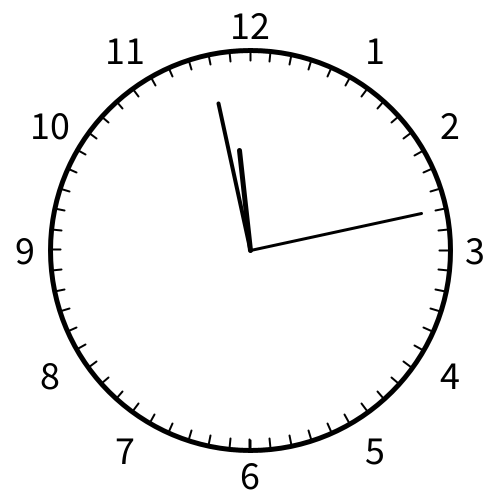
Frame 1 (no input)
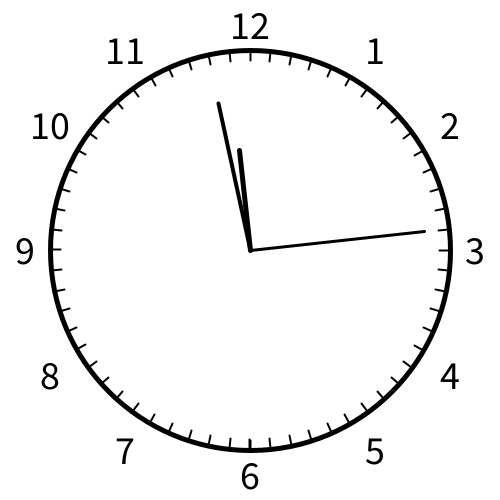
Frame 60 (the mouse pressed at the canvas centre just before this capture)
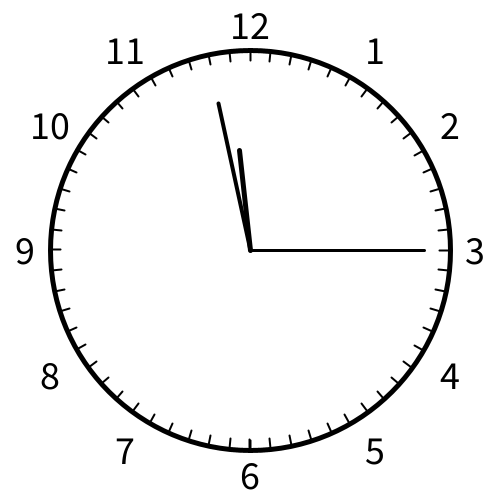
Frame 120 (the mouse held since frame 60 and released just before this capture)

The Processing sketch that drew these frames (run headless with seeded random() and noise(); from frame 60 on, the mouse is pressed at the canvas centre):

// Processing sketch: sketch_32
// ── sketch_32.pde
int hour;
int hourexact;
int minute;
int second;
float pi60 = TWO_PI / 60;
float pi12 = TWO_PI / 12;
float hourrotate;
float minuterotate;
float secondrotate;
String shour;
String sminute;
String ssecond;
boolean am;
String ampm;
int c = 0;
int type = 0;
void setup() {
  size(500,500);
}
void draw() {
  
  background(255);
  
  if (type == 0 || type == 2) {
    stroke(0);
    noFill();
    strokeWeight(5);
    ellipse(width/2,height/2,400,400);
    textAlign(CENTER,CENTER);
    textSize(40);
    fill(0);
    text("1",375,50);
    text("2",450,125);
    text("3",475,250);
    text("4",450,375);
    text("5",/*lol :P*/375,450);
    text("6",250,475);
    text("7",125,450);
    text("8",50,375);
    text("9",25,250);
    text("10",50,125);
    text("11",125,50);
    text("12",250,25); 
  }
  
  if (hour() <= 12) {
    am = true;
  }else{
    am = false;
  }
  
  hour = hour() % 12;
  minute = minute();
  second = second();
  
  shour = str(hour);
  sminute = str(minute);
  ssecond = str(second);
  
  if (am) {
    ampm = "AM";
  }else{
    ampm = "PM";
  }
  
  if (shour == "0") {
    shour = "12";
  }
  
  if (shour.length() == 1) {
    shour = "0" + shour;
  }
  if (sminute.length() == 1) {
    sminute = "0" + sminute;
  }
  if (ssecond.length() == 1) {
    ssecond = "0" + ssecond;
  }
  if (type == 1 || type == 2) {
    colorMode(HSB);
    textSize(50);
    fill(c, 255, 255);
    text(shour + ":" + sminute + ":" + ssecond + " " + ampm, width/2, height/3*2);
    c = c + 1;
    if (c >= 256) {
      c = 0;
    }
  }
  
  if (type == 0 || type == 2) {
  colorMode(RGB);
  
  translate(width/2,height/2);
  
  for (float d = 0; d < TWO_PI; d = d + pi60) {
    rotate(d);
    strokeWeight(2);
    stroke(0);
    
    line(0,200,0,190);
    
    rotate(TWO_PI - d);
  }
  
  //hour hand
  hourexact = (hour * 5) + (minute() / 12);
  hourrotate = hourexact * pi60;
  
  rotate(hourrotate);
  strokeWeight(5);
  stroke(0);
  
  line(0,0,0,-100);
  
  rotate(TWO_PI - hourrotate);
  
  //minute hand
  minuterotate = minute * pi60;
  
  rotate(minuterotate);
  strokeWeight(4);
  stroke(0);
  
  line(0,0,0,-150);
  
  rotate(TWO_PI - minuterotate);
  
  //second hand
  secondrotate = second * pi60;
  
  rotate(secondrotate);
  strokeWeight(3);
  stroke(0);
  
  line(0,0,0,-175);
  
  rotate(TWO_PI - secondrotate);
  }
}
void mouseClicked() {
  if (mouseButton == LEFT) {
    type = type + 1;
    if (type >= 3) {
      type = 0;
    }
  }
}
